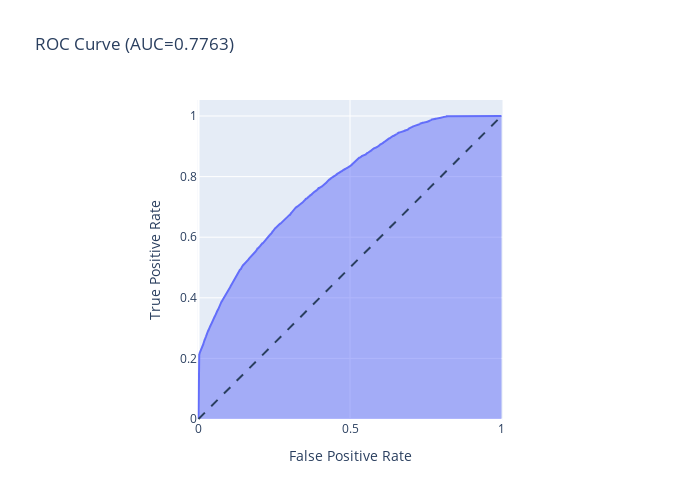

Notebook code for this chart:
### Code cell
fig = go.Figure()

fpr, tpr, thresholds = roc_curve(y_test, y_pred_prob_xgb[:,1])

fig = px.area(
    x=fpr, y=tpr,
    title=f'ROC Curve (AUC={auc(fpr, tpr):.4f})',
    labels=dict(x='False Positive Rate', y='True Positive Rate'),
    width=700, height=500
)
fig.add_shape(
    type='line', line=dict(dash='dash'),
    x0=0, x1=1, y0=0, y1=1
)

fig.update_yaxes(scaleanchor="x", scaleratio=1)
fig.update_xaxes(constrain='domain')
fig.show()

### Figure 1 — Plotly figure (JSON) as saved in the notebook; plotly's stock layout.template omitted (floating-point values rounded to 4 significant figures; data arrays with more than 128 entries replaced by an {"elided": "..."} marker saying what was removed)
{"data": [{"hovertemplate": "False Positive Rate=%{x}<br>True Positive Rate=%{y}<extra></extra>", "legendgroup": "", "line": {"color": "#636efa"}, "mode": "lines", "name": "", "orientation": "v", "showlegend": false, "stackgroup": "1", "type": "scatter", "x": {"elided": "5429 float values"}, "xaxis": "x", "y": {"elided": "5429 float values"}, "yaxis": "y"}], "layout": {"height": 500, "legend": {"tracegroupgap": 0}, "shapes": [{"line": {"dash": "dash"}, "type": "line", "x0": 0, "x1": 1, "y0": 0, "y1": 1}], "title": {"text": "ROC Curve (AUC=0.7763)"}, "width": 700, "xaxis": {"anchor": "y", "constrain": "domain", "domain": [0, 1], "title": {"text": "False Positive Rate"}}, "yaxis": {"anchor": "x", "domain": [0, 1], "scaleanchor": "x", "scaleratio": 1, "title": {"text": "True Positive Rate"}}}}
